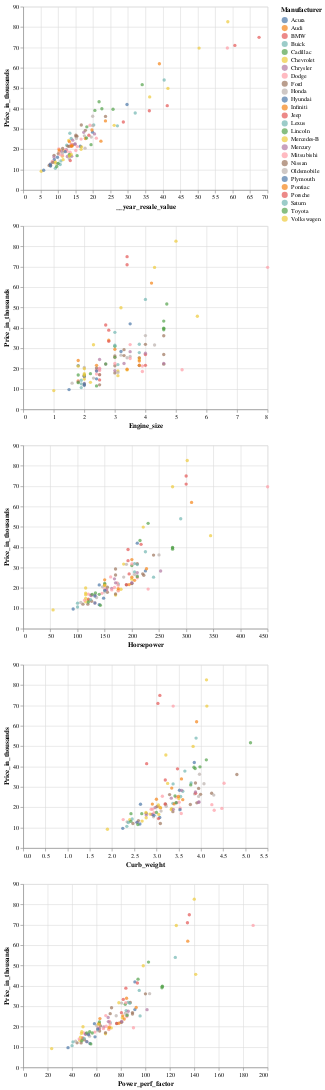

Notebook source saved alongside this figure:
### Code cell
import altair as alt
cols2=['__year_resale_value','Engine_size','Horsepower','Curb_weight','Power_perf_factor']
A=[]
for i in cols2:
    c=alt.Chart(df).mark_circle().encode(
        x=i,
        y="Price_in_thousands",
        color="Manufacturer"
    )
    A.append(c)
alt.vconcat(*A)
